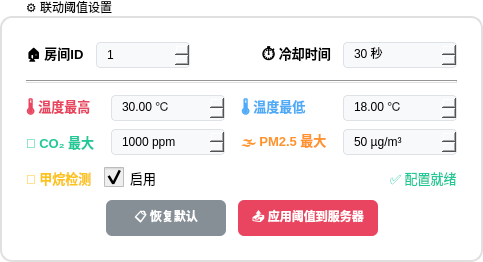
         <widget class="QGroupBox" name="groupBoxThreshold">
          <property name="title">
           <string>⚙️ 联动阈值设置</string>
          </property>
          <property name="enabled">
           <bool>false</bool>
          </property>
          <property name="styleSheet">
           <string notr="true">
            QGroupBox {
                background-color: #ffffff;
                border: 2px solid #e0e0e0;
                border-radius: 12px;
                margin-top: 16px;
                padding: 8px;
            }
            QGroupBox::title {
                color: #000000;
                font-size: 16px;
                font-weight: bold;
                subcontrol-origin: margin;
                left: 16px;
                padding: 0 8px;
            }
            QGroupBox:disabled {
                opacity: 0.5;
            }
           </string>
          </property>
          <layout class="QVBoxLayout" name="verticalLayoutThreshold">
           <property name="spacing">
            <number>12</number>
           </property>
           <property name="leftMargin">
            <number>16</number>
           </property>
           <property name="topMargin">
            <number>16</number>
           </property>
           <property name="rightMargin">
            <number>16</number>
           </property>
           <property name="bottomMargin">
            <number>16</number>
           </property>

           <!-- 房间ID和冷却时间 -->
           <item>
            <layout class="QHBoxLayout" name="hlRoomCooldown">
             <item>
              <widget class="QLabel" name="labelRoomId">
               <property name="text">
                <string>🏠 房间ID</string>
               </property>
               <property name="styleSheet">
                <string notr="true">color: #000000; font-size: 13px; font-weight: bold;</string>
               </property>
              </widget>
             </item>
             <item>
              <widget class="QSpinBox" name="spinRoomId">
               <property name="minimum">
                <number>1</number>
               </property>
               <property name="maximum">
                <number>99</number>
               </property>
               <property name="value">
                <number>1</number>
               </property>
               <property name="styleSheet">
                <string notr="true">
                 QSpinBox {
                     background-color: #f8f9fa;
                     color: #000000;
                     border: 1px solid #dee2e6;
                     border-radius: 4px;
                     padding: 4px 8px;
                     min-width: 60px;
                 }
                </string>
               </property>
              </widget>
             </item>
             <item>
              <spacer name="spacerRoom">
               <property name="orientation">
                <enum>Qt::Horizontal</enum>
               </property>
               <property name="sizeHint" stdset="0">
                <size>
                 <width>20</width>
                 <height>20</height>
                </size>
               </property>
              </spacer>
             </item>
             <item>
              <widget class="QLabel" name="labelCooldown">
               <property name="text">
                <string>⏱️ 冷却时间</string>
               </property>
               <property name="styleSheet">
                <string notr="true">color: #000000; font-size: 13px; font-weight: bold;</string>
               </property>
              </widget>
             </item>
             <item>
              <widget class="QSpinBox" name="spinCooldown">
               <property name="suffix">
                <string> 秒</string>
               </property>
               <property name="minimum">
                <number>5</number>
               </property>
               <property name="maximum">
                <number>300</number>
               </property>
               <property name="value">
                <number>30</number>
               </property>
               <property name="styleSheet">
                <string notr="true">
                 QSpinBox {
                     background-color: #f8f9fa;
                     color: #000000;
                     border: 1px solid #dee2e6;
                     border-radius: 4px;
                     padding: 4px 8px;
                     min-width: 80px;
                 }
                </string>
               </property>
              </widget>
             </item>
            </layout>
           </item>

           <!-- 分割线 -->
           <item>
            <widget class="Line" name="lineThreshold">
             <property name="orientation">
              <enum>Qt::Horizontal</enum>
             </property>
             <property name="styleSheet">
              <string notr="true">background-color: #e0e0e0;</string>
             </property>
            </widget>
           </item>

           <!-- 第一行：温度 + CO2 -->
           <item>
            <layout class="QGridLayout" name="gridThreshold1">
             <property name="horizontalSpacing">
              <number>16</number>
             </property>
             <property name="verticalSpacing">
              <number>8</number>
             </property>

             <!-- 温度最大 -->
             <item row="0" column="0">
              <widget class="QLabel" name="labelTempMax">
               <property name="text">
                <string>🌡️ 温度最高</string>
               </property>
               <property name="styleSheet">
                <string notr="true">color: #e94560; font-size: 13px; font-weight: bold;</string>
               </property>
              </widget>
             </item>
             <item row="0" column="1">
              <widget class="QDoubleSpinBox" name="spinTempMax">
               <property name="suffix">
                <string> ℃</string>
               </property>
               <property name="minimum">
                <double>0.0</double>
               </property>
               <property name="maximum">
                <double>50.0</double>
               </property>
               <property name="value">
                <double>30.0</double>
               </property>
               <property name="singleStep">
                <double>0.5</double>
               </property>
               <property name="styleSheet">
                <string notr="true">
                 QDoubleSpinBox {
                     background-color: #f8f9fa;
                     color: #000000;
                     border: 1px solid #dee2e6;
                     border-radius: 4px;
                     padding: 4px 8px;
                     min-width: 80px;
                 }
                </string>
               </property>
              </widget>
             </item>

             <!-- 温度最小 -->
             <item row="0" column="2">
              <widget class="QLabel" name="labelTempMin">
               <property name="text">
                <string>🌡️ 温度最低</string>
               </property>
               <property name="styleSheet">
                <string notr="true">color: #4dabf7; font-size: 13px; font-weight: bold;</string>
               </property>
              </widget>
             </item>
             <item row="0" column="3">
              <widget class="QDoubleSpinBox" name="spinTempMin">
               <property name="suffix">
                <string> ℃</string>
               </property>
               <property name="minimum">
                <double>-10.0</double>
               </property>
               <property name="maximum">
                <double>40.0</double>
               </property>
               <property name="value">
                <double>18.0</double>
               </property>
               <property name="singleStep">
                <double>0.5</double>
               </property>
               <property name="styleSheet">
                <string notr="true">
                 QDoubleSpinBox {
                     background-color: #f8f9fa;
                     color: #000000;
                     border: 1px solid #dee2e6;
                     border-radius: 4px;
                     padding: 4px 8px;
                     min-width: 80px;
                 }
                </string>
               </property>
              </widget>
             </item>

             <!-- CO2 -->
             <item row="1" column="0">
              <widget class="QLabel" name="labelCo2Max">
               <property name="text">
                <string>🫧 CO₂ 最大</string>
               </property>
               <property name="styleSheet">
                <string notr="true">color: #20c997; font-size: 13px; font-weight: bold;</string>
               </property>
              </widget>
             </item>
             <item row="1" column="1">
              <widget class="QSpinBox" name="spinCo2Max">
               <property name="suffix">
                <string> ppm</string>
               </property>
               <property name="minimum">
                <number>400</number>
               </property>
               <property name="maximum">
                <number>5000</number>
               </property>
               <property name="value">
                <number>1000</number>
               </property>
               <property name="singleStep">
                <number>50</number>
               </property>
               <property name="styleSheet">
                <string notr="true">
                 QSpinBox {
                     background-color: #f8f9fa;
                     color: #000000;
                     border: 1px solid #dee2e6;
                     border-radius: 4px;
                     padding: 4px 8px;
                     min-width: 80px;
                 }
                </string>
               </property>
              </widget>
             </item>

             <!-- PM2.5 -->
             <item row="1" column="2">
              <widget class="QLabel" name="labelPM25Max">
               <property name="text">
                <string>🌫️ PM2.5 最大</string>
               </property>
               <property name="styleSheet">
                <string notr="true">color: #ff922b; font-size: 13px; font-weight: bold;</string>
               </property>
              </widget>
             </item>
             <item row="1" column="3">
              <widget class="QSpinBox" name="spinPM25Max">
               <property name="suffix">
                <string> µg/m³</string>
               </property>
               <property name="minimum">
                <number>5</number>
               </property>
               <property name="maximum">
                <number>500</number>
               </property>
               <property name="value">
                <number>50</number>
               </property>
               <property name="singleStep">
                <number>5</number>
               </property>
               <property name="styleSheet">
                <string notr="true">
                 QSpinBox {
                     background-color: #f8f9fa;
                     color: #000000;
                     border: 1px solid #dee2e6;
                     border-radius: 4px;
                     padding: 4px 8px;
                     min-width: 80px;
                 }
                </string>
               </property>
              </widget>
             </item>
            </layout>
           </item>

           <!-- 第二行：甲烷 -->
           <item>
            <layout class="QHBoxLayout" name="hlMethane">
             <item>
              <widget class="QLabel" name="labelMethaneEnable">
               <property name="text">
                <string>🔥 甲烷检测</string>
               </property>
               <property name="styleSheet">
                <string notr="true">color: #fcc419; font-size: 13px; font-weight: bold;</string>
               </property>
              </widget>
             </item>
             <item>
              <widget class="QCheckBox" name="checkMethaneEnable">
               <property name="text">
                <string>启用</string>
               </property>
               <property name="checked">
                <bool>true</bool>
               </property>
               <property name="styleSheet">
                <string notr="true">
                 QCheckBox {
                     color: #000000;
                     font-size: 13px;
                 }
                 QCheckBox::indicator {
                     width: 20px;
                     height: 20px;
                 }
                </string>
               </property>
              </widget>
             </item>
             <item>
              <spacer name="spacerMethane">
               <property name="orientation">
                <enum>Qt::Horizontal</enum>
               </property>
               <property name="sizeHint" stdset="0">
                <size>
                 <width>40</width>
                 <height>20</height>
                </size>
               </property>
              </spacer>
             </item>
             <item>
              <widget class="QLabel" name="labelThresholdStatus">
               <property name="text">
                <string>✅ 配置就绪</string>
               </property>
               <property name="styleSheet">
                <string notr="true">color: #20c997; font-size: 13px;</string>
               </property>
              </widget>
             </item>
            </layout>
           </item>

           <!-- 按钮区域 -->
           <item>
            <layout class="QHBoxLayout" name="hlThresholdButtons">
             <item>
              <spacer name="spacerThresholdLeft">
               <property name="orientation">
                <enum>Qt::Horizontal</enum>
               </property>
               <property name="sizeHint" stdset="0">
                <size>
                 <width>40</width>
                 <height>20</height>
                </size>
               </property>
              </spacer>
             </item>
             <item>
              <widget class="QPushButton" name="btnLoadDefault">
               <property name="minimumSize">
                <size>
                 <width>120</width>
                 <height>36</height>
                </size>
               </property>
               <property name="text">
                <string>📋 恢复默认</string>
               </property>
               <property name="styleSheet">
                <string notr="true">
                 QPushButton {
                     background-color: #868e96;
                     color: #ffffff;
                     border: none;
                     border-radius: 6px;
                     font-weight: bold;
                 }
                 QPushButton:hover {
                     background-color: #6c757d;
                 }
                </string>
               </property>
              </widget>
             </item>
             <item>
              <widget class="QPushButton" name="btnApplyThreshold">
               <property name="minimumSize">
                <size>
                 <width>140</width>
                 <height>36</height>
                </size>
               </property>
               <property name="text">
                <string>📤 应用阈值到服务器</string>
               </property>
               <property name="styleSheet">
                <string notr="true">
                 QPushButton {
                     background-color: #e94560;
                     color: #ffffff;
                     border: none;
                     border-radius: 6px;
                     font-weight: bold;
                 }
                 QPushButton:hover {
                     background-color: #c73e54;
                 }
                </string>
               </property>
              </widget>
             </item>
             <item>
              <spacer name="spacerThresholdRight">
               <property name="orientation">
                <enum>Qt::Horizontal</enum>
               </property>
               <property name="sizeHint" stdset="0">
                <size>
                 <width>40</width>
                 <height>20</height>
                </size>
               </property>
              </spacer>
             </item>
            </layout>
           </item>
          </layout>
         </widget>
